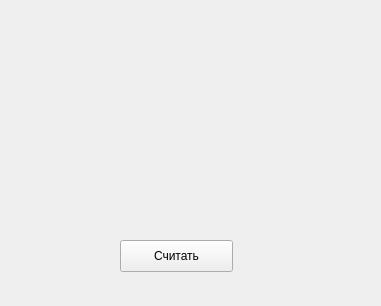
<?xml version="1.0" encoding="UTF-8"?>
<ui version="4.0">
 <class>Form</class>
 <widget class="QWidget" name="Form">
  <property name="geometry">
   <rect>
    <x>0</x>
    <y>0</y>
    <width>381</width>
    <height>306</height>
   </rect>
  </property>
  <property name="windowTitle">
   <string>Form</string>
  </property>
  <widget class="QWidget" name="verticalLayoutWidget">
   <property name="geometry">
    <rect>
     <x>0</x>
     <y>0</y>
     <width>381</width>
     <height>221</height>
    </rect>
   </property>
   <layout class="QVBoxLayout" name="verticalLayout">
    <item>
     <widget class="QLabel" name="l_min">
      <property name="text">
       <string/>
      </property>
     </widget>
    </item>
    <item>
     <widget class="QLabel" name="l_max">
      <property name="text">
       <string/>
      </property>
     </widget>
    </item>
    <item>
     <widget class="QLabel" name="l_med">
      <property name="text">
       <string/>
      </property>
     </widget>
    </item>
   </layout>
  </widget>
  <widget class="QPushButton" name="pushButton">
   <property name="geometry">
    <rect>
     <x>120</x>
     <y>240</y>
     <width>113</width>
     <height>32</height>
    </rect>
   </property>
   <property name="text">
    <string>Считать</string>
   </property>
  </widget>
 </widget>
 <resources/>
 <connections/>
</ui>
